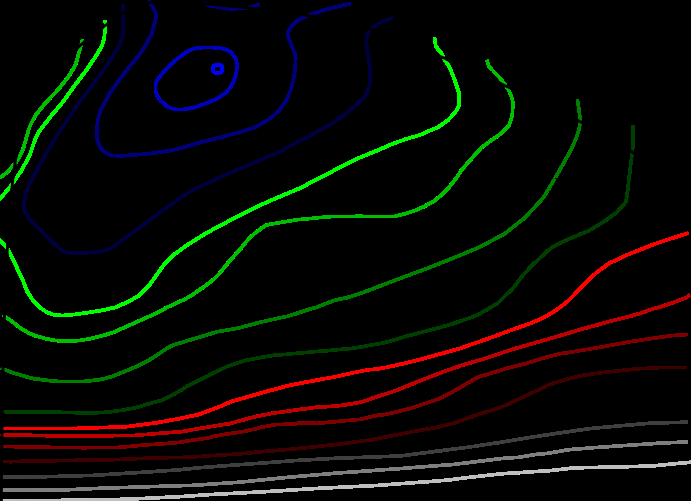
#> input picture Muscheldiagramm.png, 691 x 501 px
$ python graphics_module.py   (older library calls are emulated)
#> lines starting #> are read from the running program, lines starting #| are printed output that depends on the picture; after the words box and inside, x2 and y2 are one past the last pixel; in counts of white or black regions, pixels touching at a corner belong together
# Imports

import cv2
import copy
import math
import numpy as np
import matplotlib.pyplot as plt
import ipywidgets as widgets

#import matplotlib as mpl
#mpl.rcParams['text.usetex'] = True
#mpl.rcParams['text.latex.preamble'] = [r'\usepackage{amsmath}']

# Open diagram
# Original Source = https://de.wikipedia.org/wiki/Verbrauchskennfeld#/media/File:Brake_specific_fuel_consumption.svg
bgra = cv2.imread(r'Muscheldiagramm.png', cv2.IMREAD_UNCHANGED)
#> bgra is the input picture: shape (501, 691, 4); mean B, G, R, A 4.6, 8.4, 7.8, 21.5

sel = bgra[:, :, 3] < 255
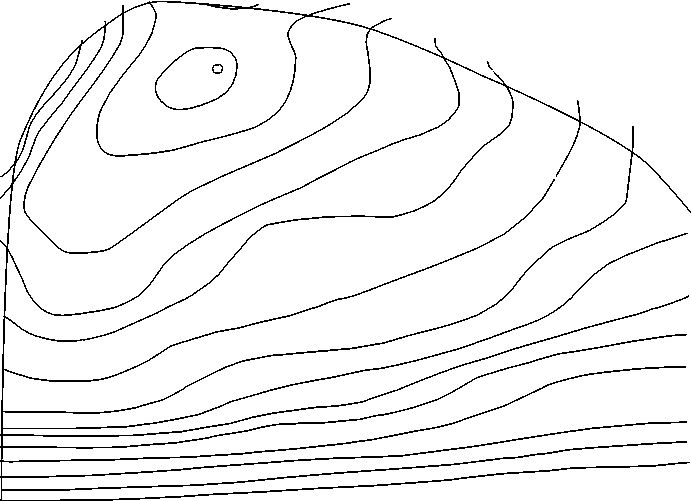
#> sel: shape (501, 691) bool; 95% white; black in thin lines or dots

bgra[sel] = [255, 255, 255, 0]  # Remove Alpha and replace with whit
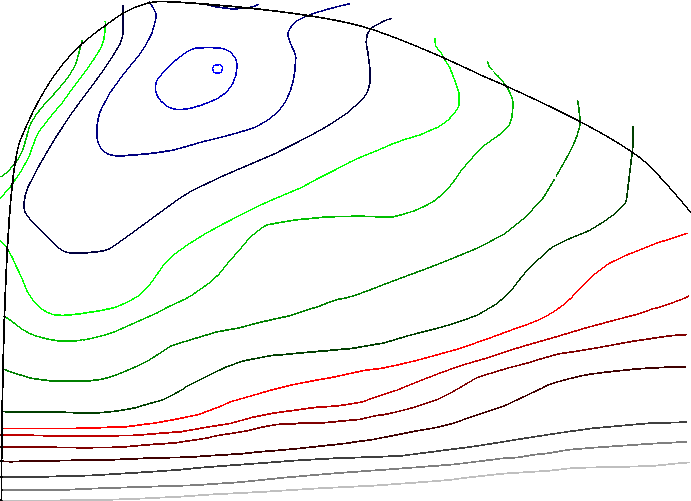
#> bgra: shape (501, 691, 4); mean B, G, R, A 244.3, 245.8, 245.7, 12.7
bgr = bgra[:, :, 0:3]  # get BGR (without Alpha)
img = bgr[:, :, ::-1]  # convert BGR to RGB

# Define colors (used in diagram)
colors_in = np.array(((0, 0, 0),  # Maximum, black
                      (0, 0, 255),
                      (0, 0, 191),
                      (0, 0, 127),
                      (0, 0, 63),
                      (0, 255, 0),
                      (0, 191, 0),
                      (0, 127, 0),
                      (0, 63, 0),
                      (255, 0, 0),
                      (191, 0, 0),
                      (127, 0, 0),
                      (63, 0, 0),
                      (63, 63, 63),
                      (127, 127, 127),
                      (191, 191, 191)),
                     np.uint8)

# colors_out

color_moment = np.array((0, 0, 0))
color_good = np.array((113, 167, 2))
color_bad = np.array((167, 110, 2))

ratio = np.arange(0, 1, 1 / (colors_in.shape[0] - 1))
colors_bad = np.tile(color_bad, (colors_in.shape[0] - 1, 1))
colors_out = np.tile(color_good, (colors_in.shape[0], 1))

colors_out[0] = color_moment
colors_out[1:] = (colors_out[1:].T * (1 - ratio) + colors_bad.T * ratio).T

# Std matplotlib colors
cmap = plt.get_cmap("tab10")

# Some parameters
g = 9.81
rhol = 1.2

# Scale for better readability
scale = 6


# [56 lines left out: functions plot_scaled, sort_points, plot_lines, not called in this run]


def get_color(img, col):
    dist = (abs(img[:, :].astype(dtype=float) - col) <= 5)
    bol_close = dist.all(axis=2)
    indices = np.asarray(np.where(bol_close), dtype=float).transpose()
    return indices


def find_upper_boundary_M(img):
    indices = get_color(img, colors_in[0])
#> in get_color, `bol_close = dist.all(axis=2)`:
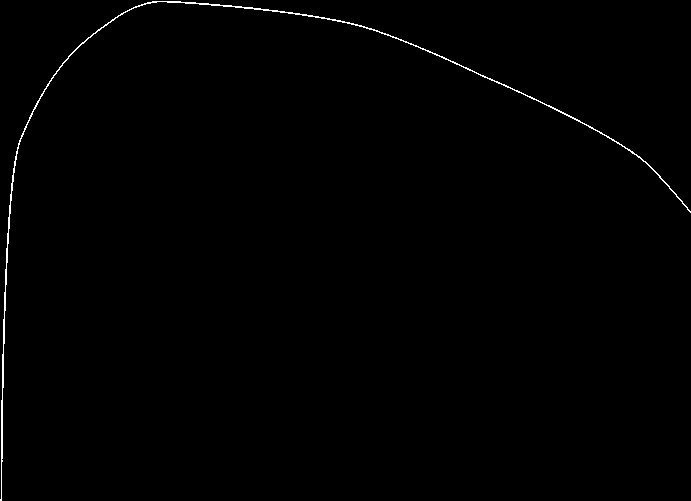
#> bol_close: shape (501, 691) bool; 0.53% white in thin lines or dots
#> in get_color, `indices = np.asarray(np.where(bol_close), dtype=float).transpose()`: indices = 1851 pairs, first value 1 to 500, second value 0 to 690

    maxM = np.empty(shape=img.shape[1], dtype=np.float)

    for px in range(img.shape[1]):  # find max y-position for each column of image
        ypxs = np.where(indices[:, 1] == px)
        ylim = int(indices[ypxs, 0].max())
        maxM[px] = img.shape[0] - 1 - ylim
        img[:ylim, px, :] = (255, 255, 255)

    return maxM


def find_contour(indices, rmax=20, rmin=7):
    yoffset = img.shape[0] - 1
    lines = []

    def find_closest(pos=None, pprev=None):

        if pos is None:
            found = np.where(indices[:, 0] > 0)[0][0]
            pos = found

        p = indices[pos, :].copy()
        indices[pos, :] = -200

        # Remove closest
        dist = np.linalg.norm(indices - p, axis=1)
        indices[dist <= rmin, :] = -200

        # Check if close by still points
        dist = np.linalg.norm(indices - p, axis=1)
        dmin = dist.min()
        if dmin <= rmax:
            pos = np.where(dist == dmin)[0][0]
            pnext = indices[pos, :].copy()
            add_line(p, pnext)
            plast = find_closest(pos=pos, pprev=p.copy())

            if (pprev is None) & (np.linalg.norm(plast - p) < rmax):
                add_line(p, plast)

        else:
            plast = p

        # Check if close by still points
        dist = np.linalg.norm(indices - p, axis=1)
        dmin = dist.min()
        if dmin <= rmax:
            pos = np.where(dist == dmin)[0][0]
            pnext = indices[pos, :].copy()
            d = np.linalg.norm(pnext - p)

            if (d < rmax) & (pprev is None or d < np.linalg.norm(pnext - pprev)):
                add_line(p, pnext)
                plast = find_closest(pos=pos)

        return plast.copy()

    def add_line(pstart, pend):
        lines.append(np.array((pstart[1], pend[1], yoffset - pstart[0], yoffset - pend[0])))

    def check_if_finished():
        return (indices[:, 0] >= 0).any()

    while check_if_finished():
        find_closest()

    return lines


def find_all_contours():
    indices_rawx = get_color(img, colors_in[0])
    lines = [find_contour(indices_rawx.copy(), rmax=150, rmin=15)]

    for col in colors_in[1:]:
        indices = get_color(img, col)
        lines.append(find_contour(indices))

    return lines


# Offset x direction = 1000+425.2/2
# End x direction =6829/2
# deltax = 6829/2-425.2/2
def rescale_diagramm(lines):
    # x-Offset/Delta
    xoffset = 1000 + 425.2 / 2
    deltax = 6829 / 2 - 425.2 / 2
    scalex = deltax / img.shape[1]

    def adj_x(vec):
        return (xoffset + vec * scalex) / 60 * 2 * math.pi  # Scale and convert rpm to rad/s

    # Calculate y-Scale
    P = 70000  # 70kW
    omega = adj_x(np.arange(img.shape[1]))
    scaley = P / (omega * maxM_unscaled).max()

    # Scale x and y
    for i, l in enumerate(lines):
        for j, ele in enumerate(l):
            lines[i][j][:2] = adj_x(ele[:2])
            lines[i][j][2:] = scaley * ele[2:]


maxM_unscaled = find_upper_boundary_M(img)
#> the loop in find_upper_boundary_M, `for px in range(img.shape[1]):` made 691 passes
#> (ypxs, ylim) on passes 1, 17, 18: (([1847, 1849],), 500), (([1132, 1137, 1142, 1147, 1151, 1155, 1160, 1165, 1169],), 159), (([1115, 1119, 1124, 1128, 1133, 1138, 1143],), 153)
#> after the loop in find_upper_boundary_M, `for px in range(img.shape[1]):`:
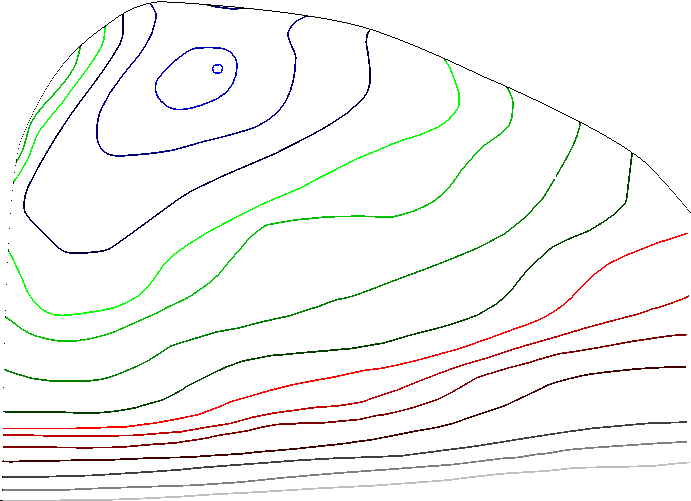
#> img: shape (501, 691, 3); mean R, G, B 246.8, 246.8, 245.4
#> after the loop in find_upper_boundary_M, `for px in range(img.shape[1]):`: maxM = 691 values, max 499 at index 157, min 0 at index 0, mean 431.8
#> maxM_unscaled has the same summary as maxM in find_upper_boundary_M

lines_unscaled = find_all_contours()
#> in get_color (call 2), `bol_close = dist.all(axis=2)`:
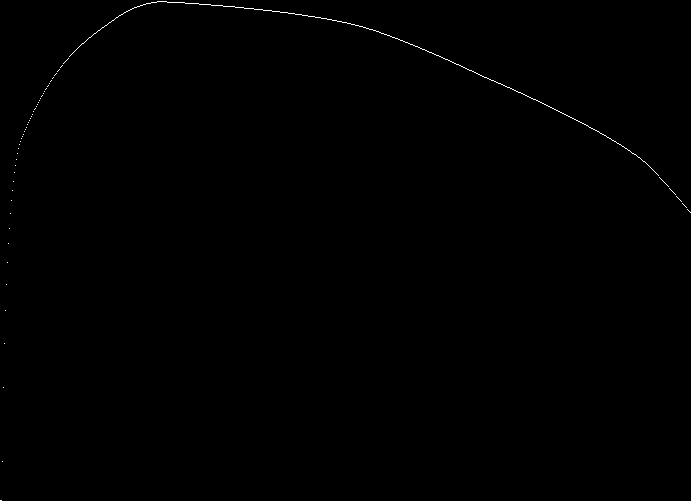
#> bol_close: shape (501, 691) bool; 0.2% white in thin lines or dots
#> in get_color (call 2), `indices = np.asarray(np.where(bol_close), dtype=float).transpose()`: indices = 691 pairs, first value 1 to 500, second value 0 to 690
#> in find_all_contours, `indices_rawx = get_color(img, colors_in[0])`: indices_rawx has the same summary as indices in get_color
#> the loop in find_all_contours, `for col in colors_in[1:]:` made 15 passes
#> pass 1, in get_color (call 3), `dist = (abs(img[:, :].astype(dtype=float) - col) <= 5)`:
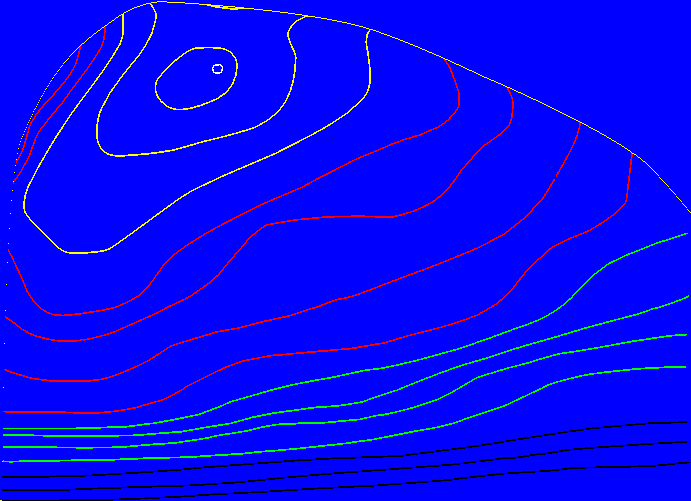
#> dist: shape (501, 691, 3) bool; mean R, G, B 0.0217, 0.0219, 0.955
#> pass 2, in get_color (call 4), `bol_close = dist.all(axis=2)`:
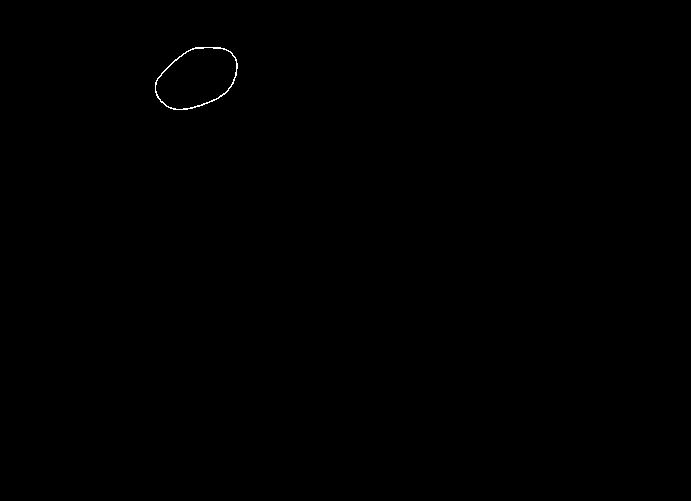
#> bol_close: shape (501, 691) bool; 0.1% white in thin lines or dots, all inside (x1, y1, x2, y2) = (155, 47, 238, 110)
#> after the loop in find_all_contours, `for col in colors_in[1:]:`: lines = 16 items
#> lines_unscaled = 16 items
lines = copy.deepcopy(lines_unscaled)  # necessary, ---.copy() still has same lists handles stored
#> lines = 16 items
rescale_diagramm(lines)
#> in rescale_diagramm, `scaley = P / (omega * maxM_unscaled).max()`: scaley = 0.452
#> the loop in rescale_diagramm, `for i, l in enumerate(lines):` made 16 passes
#> after the loop in rescale_diagramm, `for i, l in enumerate(lines):`: lines = 16 items


# [87 lines left out: functions plot_engine, engine_plot, not called in this run]


def FWR(v, fr, m):
    return np.ones(shape=v.shape) * fr * m * g


def FWS(v, alpha, m):
    return np.ones(shape=v.shape) * alpha * m * g


def FWL(v, cwA, vwind):
    vrel = (v - vwind)
    return 1 / 2 * rhol * cwA * vrel * vrel * np.sign(vrel)


def FWA(v, a, m):
    return np.ones(shape=v.shape) * a * m


# [316 lines left out: functions draw_resistance, resistance_plot, create_ax, create_quadrants, draw_power, quadrants_plot and 2 more, not called in this run]
